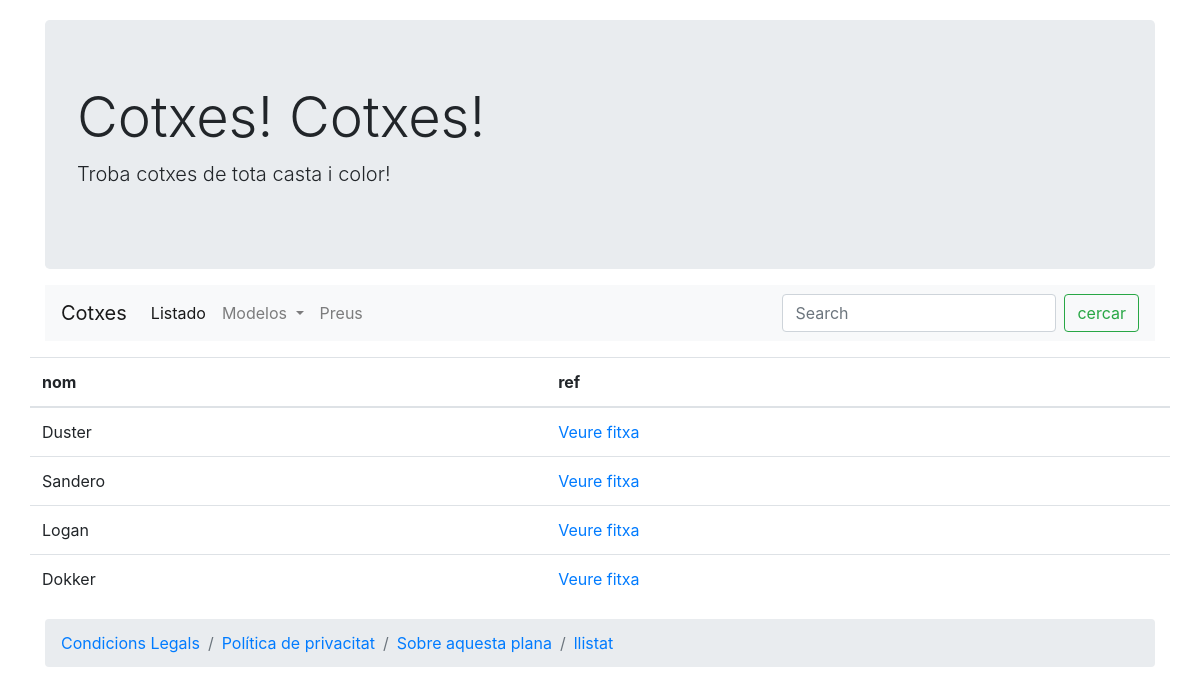
Screenshot of /resultats.php with the database file from the repository.
### tables this page shows
CREATE TABLE `ficha` (
  `id` int(11) NOT NULL,
  `name` varchar(40) NOT NULL,
  `code` char(5) NOT NULL,
  `purpose` varchar(200) NOT NULL,
  `title` varchar(100) NOT NULL,
  `header` varchar(100) NOT NULL,
  `description` text NOT NULL,
  `url` varchar(100) NOT NULL
);

### resultats.php (the view, shortened to what this page needs)
<!DOCTYPE html>
<html lang="es">
    <head>
        <link rel="stylesheet" href="https://stackpath.bootstrapcdn.com/bootstrap/4.4.1/css/bootstrap.min.css"
 />
    </head>
    <body>
        <div class="container">
            <?php include 'includes/jumbotron.php'?>
            <?php include 'includes/menu.php';?>
            <?php $search = strtoupper($_GET["search"]) or "";?>
            <div class="row">
                <table class="table">
                    <thead>
                        <tr>
                            <th scope="col">nom</th>
                            <th scope="col">ref</th>
                        </tr>
                    </thead>
                    <tbody>
                        <?php
        if ($search=="") {
          $sql ="select * from ficha";
          $cotxes= $pdo->query($sql);
        } else {
          $sql ="select * from ficha where upper(name) like CONCAT('%',?,'%')";
          $cotxes = $pdo->prepare($sql);
          $cotxes->execute([$search]);
        }
foreach ($cotxes as $cotxe) {
        echo '<tr>';
        echo '<td>', $cotxe['name'], '</td>';
        echo '<td><a href="ficha.php?code=', $cotxe['code'], '">Veure fitxa</a></td>';
        echo '</tr>';
      }
?>
                    </tbody>
                </table>
            </div>
            <?php include "includes/footer.php"?>
        </div>
    </body>
</html>

### resultats.php (style rules this page uses)
.container { margin-top: 20px; }

### rows the page displays
ficha: name "Duster"
ficha: name "Sandero"
ficha: name "Logan"
ficha: name "Dokker"
